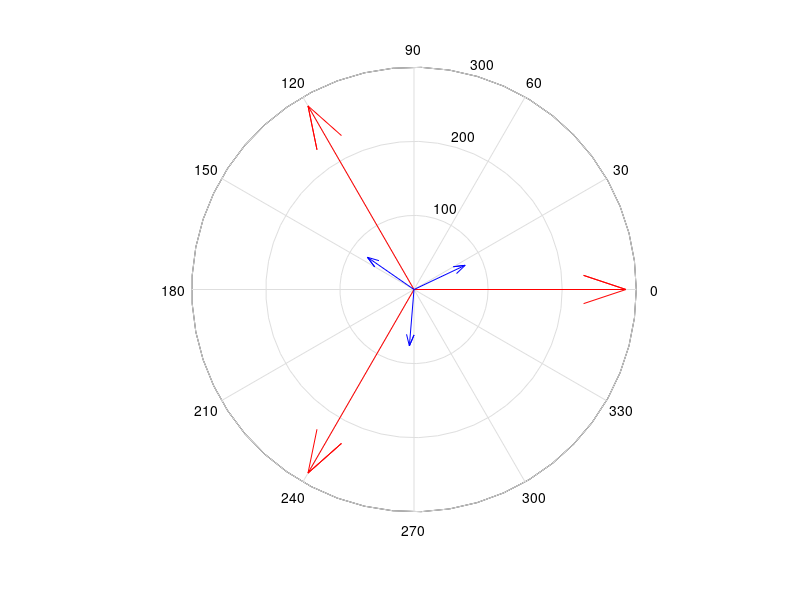

Write MATLAB code to recreate this figure.
clear all
close all
clc

% Inserimento dati 

V = 70; ZA = 2-j; ZB = 1-j*2; ZC = 3-j; ZD = 1+2*j; ZE = 3+j; ZF = 1-3*j; ZG = 1+j; 
W1 = 350; W2 = 600; w = 2*pi*50; PFDES = 0.9; PHIDES = acos(0.9);

% Carico a monte, sezione H

PV = W1 + W2; QV = sqrt(3)*(W2-W1); 

AV = sqrt(PV^2 + QV^2); IV = AV/(sqrt(3)*V); EV = AV/(3*IV);

% CARICO ZA 

IA = IV; IY = IV; 

PA = 3*real(ZA*IA^2); QA = 3*imag(ZA*IA^2); 

% CONSERVAZIONE DELLE POTENZE SU Y

PY = PV + PA; QY = QV + QA; 

PFY = cos(atan(QY/PY))

if PFY < PFDES & QY > 0
    fprintf('E'' NECESSARIO RIFASARE!')
else 
    fprintf('NON E'' NECESSARIO RIFASARE')
end

AY = sqrt(PY^2 + QY^2); VY = AY/(sqrt(3)*IY); 

EY = AY/(3*IY);

% CARICO ZB 

PB = 3*real(VY^2/conj(ZB)); QB = 3*imag(VY^2/conj(ZB)); EL = EY; AB = sqrt(PB^2 +QB^2);

% CONSERVAZIONE DELLE POTENZE IN L 

PL = PB + PY; QL = QB + QY; AL = sqrt(PL^2 + QL^2); IL = AL/(3*EL); 

JZB = AB/(3*VY); 

A3 = sqrt(3)*JZB

% CARICO ZC

PC = 3*real(ZC*IL^2); QC = 3*imag(ZC*IL^2); 

% CONSERVAZIONE DELLE POTENZE IN M 

PM = PC + PL; QM = QC + QL; IM = IL; PHIM = atan(QM/PM); 

AM = sqrt(PM^2 + QM^2); EM = AM/(3*IM);

% PASSAGGIO AI FASORI

E1MFASORE = EM;
E2MFASORE = E1MFASORE*exp(-j*2*pi/3);
E3MFASORE = E1MFASORE*exp(j*2*pi/3);

I1MFASORE = IM*exp(-j*PHIM);
I2MFASORE = I1MFASORE*exp(-j*2*pi/3);
I3MFASORE = I1MFASORE*exp(j*2*pi/3);

figure
compass(E1MFASORE, 'r')
hold on
compass(E2MFASORE, 'r')
hold on 
compass(E3MFASORE, 'r')
hold on
compass(I1MFASORE, 'b')
hold on 
compass(I2MFASORE, 'b')
hold on 
compass(I3MFASORE, 'b')



V12MFASORE = sqrt(3)*E1MFASORE*exp(j*pi/6);

% carico ZD, ZE, ZF, ZG

IZD = V12MFASORE/ZD; PZD = ZD*abs(IZD)^2;

IZE = E1MFASORE/ZE; PZE = ZE*abs(IZE)^2;

IZF = E2MFASORE/ZF; PZF = ZF*abs(IZF)^2;

IZG = E3MFASORE/ZG; PZG = ZG*abs(IZG)^2;

INFASORE = IZE + IZF + IZG; 

I1FASORE = I1MFASORE + IZD + IZE;
A1 = abs(I1FASORE)

I2FASORE = I2MFASORE - IZD + IZF; 
A2 = abs(I2FASORE)

I3FASORE = I3MFASORE + IZG; 

W = real(E3MFASORE*conj(-INFASORE))

P_G = E1MFASORE*conj(I1FASORE) + E2MFASORE*conj(I2FASORE) + E3MFASORE*conj(I3FASORE)

P_U = PM + j*QM + PZD + PZE + PZF + PZG






